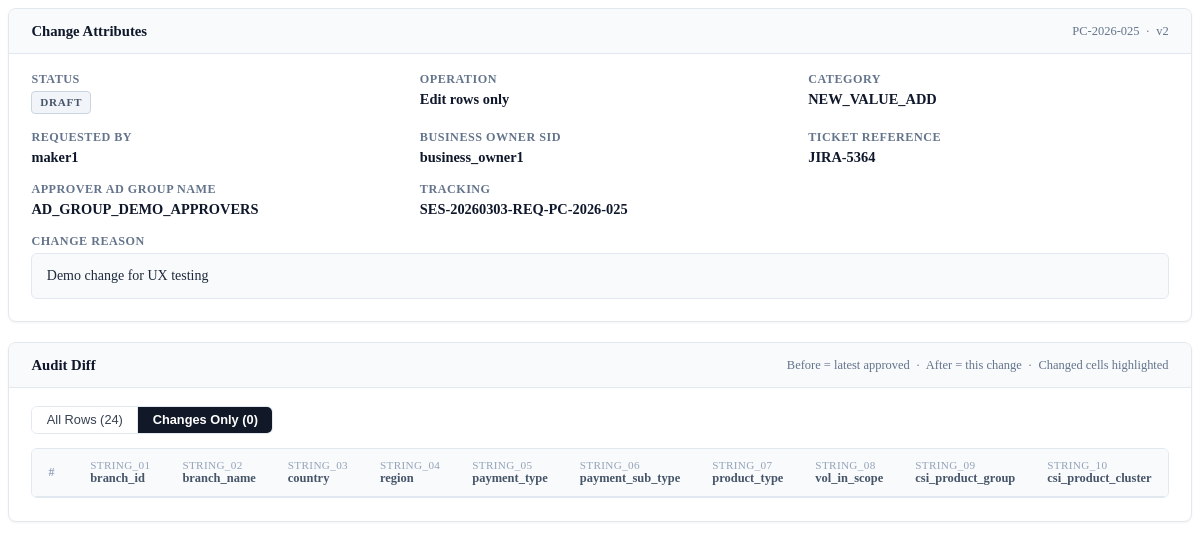
Page /changes/25/modal/ (signed in) on the earlier database version.
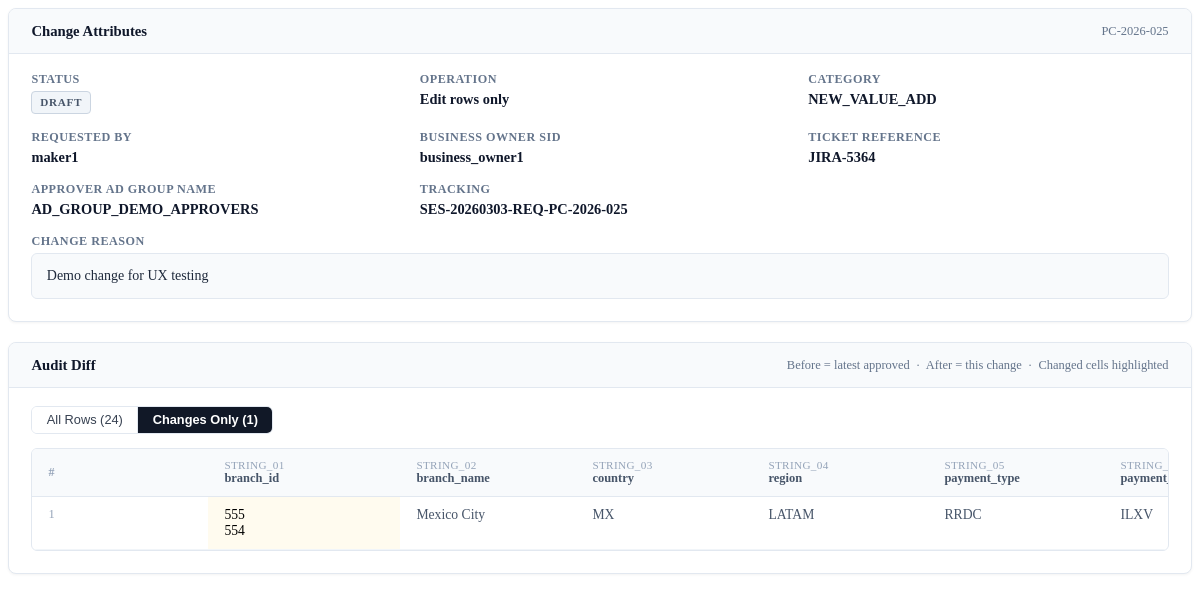
Same page on the later database version.
### mdu/models.py (models this page shows, shortened)
class ChangeRequest(models.Model):
    class Status(models.TextChoices):
        DRAFT = "DRAFT", "Draft"
        SUBMITTED = "SUBMITTED", "Submitted"
        APPROVED = "APPROVED", "Approved"
        REJECTED = "REJECTED", "Rejected"
    class ChangeCategory(models.TextChoices):
        NONE = "", "— Select —"
        DATA_CORRECTION = "DATA_CORRECTION", "Data Correction"
        NEW_VALUE_ADD = "NEW_VALUE_ADD", "New Value Add"
        POLICY_COMPLIANCE = "POLICY_COMPLIANCE", "Policy / Compliance"
        OPERATIONAL_UPDATE = "OPERATIONAL_UPDATE", "Operational Update"
        ENHANCEMENT = "ENHANCEMENT", "Enhancement"
        OTHER = "OTHER", "Other"
    class CollaborationMode(models.TextChoices):
        SINGLE_OWNER = "SINGLE_OWNER", "Single-owner"
        COLLABORATIVE = "COLLABORATIVE", "Collaborative"
    class DDAReviewStatus(models.TextChoices):
        NOT_REQUIRED = "NOT_REQUIRED", "Not required"
        REQUIRED = "REQUIRED", "Required"
        PENDING = "PENDING", "Pending"
        APPROVED = "APPROVED", "Approved"
        REJECTED = "REJECTED", "Rejected"
    header = models.ForeignKey(MDUHeader, on_delete=models.CASCADE, related_name="changes")
    display_id = models.CharField(max_length=30, unique=True)
    draft_uuid = models.UUIDField(default=uuid.uuid4, unique=True, editable=False)
    lock_version = models.PositiveIntegerField(default=1)
    collaboration_mode = models.CharField(
        max_length=20,
        choices=CollaborationMode.choices,
        default=CollaborationMode.SINGLE_OWNER,
    )
    tracking_id = models.CharField(max_length=80, blank=True, default="")
    version = models.IntegerField(null=True, blank=True)
    status = models.CharField(max_length=20, choices=Status.choices, default=Status.DRAFT)
    operation_hint = models.CharField(max_length=40, blank=True, default="")
    override_retired_flag = models.CharField(max_length=1, default="N")
    dda_review_status = models.CharField(
        max_length=20,
        choices=DDAReviewStatus.choices,
        default=DDAReviewStatus.NOT_REQUIRED,
    )
    requested_by_sid = models.CharField(max_length=40, blank=True, default="")
    business_owner_sid = models.CharField(max_length=40, blank=True, default="")
    approver_ad_group = models.CharField(max_length=120, blank=True, default="")
    change_reason = models.CharField(max_length=400, blank=True, default="")
    change_ticket_ref = models.CharField(max_length=120, blank=True, default="")
    change_category = models.CharField(
        max_length=60,
        choices=ChangeCategory.choices,
        blank=True,
        default=ChangeCategory.NONE,
    )
    risk_impact = models.CharField(max_length=60, blank=True, default="")
    request_source_channel = models.CharField(max_length=60, blank=True, default="")
    request_source_system = models.CharField(max_length=60, blank=True, default="")
    payload_json = models.TextField(blank=True, default="")
    submitted_at = models.DateTimeField(null=True, blank=True)
    decided_at = models.DateTimeField(null=True, blank=True)
    decision_note = models.TextField(blank=True, default="")
    decided_by_sid = models.CharField(max_length=40, blank=True, default="")
    override_scope_flag = models.BooleanField(default=False)
    override_scope_reason = models.CharField(max_length=400, blank=True, default="")
    created_by = models.ForeignKey(
        User, on_delete=models.SET_NULL, null=True, blank=True, related_name="created_changes"
    )
    contributors = models.ManyToManyField(
        User,
        blank=True,
        related_name="collab_changes",
    )
    created_at = models.DateTimeField(default=timezone.now)
    updated_at = models.DateTimeField(auto_now=True)
    bulk_add_count = models.PositiveSmallIntegerField(default=0)
    class Meta:
        constraints = [
            models.UniqueConstraint(
                fields=["header", "collaboration_mode"],
                condition=models.Q(status="SUBMITTED", collaboration_mode="SINGLE_OWNER"),
                name="uniq_submitted_cr_per_header_single_owner",
            )
        ]

### mdu/views_changes.py (the view)
# urls.py: path("changes/<int:pk>/modal/", change_modal, name="change_modal"),
@login_required
def change_modal(request, pk):
    change = get_object_or_404(ChangeRequest, pk=pk)
    header = change.header
    after_rows = _rows_from_payload(change.payload_json)
    before_rows = []
    latest = getattr(header, "last_approved_change", None)
    if latest and latest.pk != change.pk:
        before_rows = _rows_from_payload(latest.payload_json)
    biz_cols = _build_biz_cols(before_rows, after_rows)
    before_vals = [r for r in before_rows if isinstance(r, dict) and _is_values_row(r)]
    after_vals = [r for r in after_rows if isinstance(r, dict) and _is_values_row(r)]
    max_len = max(len(before_vals), len(after_vals))
    diff_rows = []
    for i in range(max_len):
        b = before_vals[i] if i < len(before_vals) else {}
        a = after_vals[i] if i < len(after_vals) else {}
        key = _row_key(a or b, i)
        cells = []
        row_changed = False
        for col in biz_cols:
            tech = col["tech"]
            bv = (b.get(tech) or "").strip()
            av = (a.get(tech) or "").strip()
            changed = bv != av
            if changed:
                row_changed = True
            cells.append({"before": bv, "after": av, "changed": changed})
        diff_rows.append({"key": key, "cells": cells, "row_changed": row_changed})
    changed_count = sum(1 for r in diff_rows if r.get("row_changed"))
    return render(
        request,
        "mdu/partials/change_modal.html",
        {
            "change": change,
            "header": header,
            "before_rows": before_rows,
            "proposed_rows": after_rows,
            "biz_cols": biz_cols,
            "diff_rows": diff_rows,
            "changed_count": changed_count,
        },
    )

### mdu/views_changes.py (called while the page is built)
def _rows_from_payload(payload_json: str):
    try:
        obj = json.loads(payload_json or "{}")
        rows = obj.get("rows", [])
        return rows if isinstance(rows, list) else []
    except Exception:
        return []

def _header_row(rows):
    return next((r for r in rows if (r.get("row_type") or "").lower() == "header"), {}) or {}

def _is_values_row(r):
    return (r.get("row_type") or "").lower() != "header"

def _build_biz_cols(before_rows, after_rows):
    after_hdr = _header_row(after_rows)
    before_hdr = _header_row(before_rows)
    string_cols = [f"string_{i:02d}" for i in range(1, 66)]
    def used(col):
        if (after_hdr.get(col) or "").strip() or (before_hdr.get(col) or "").strip():
            return True
        for r in after_rows:
            if (r.get(col) or "").strip():
                return True
        for r in before_rows:
            if (r.get(col) or "").strip():
                return True
        return False
    cols = []
    for col in string_cols:
        if not used(col):
            continue
        biz = (after_hdr.get(col) or "").strip() or (before_hdr.get(col) or "").strip() or col
        cols.append({"tech": col, "biz": biz})
    return cols

def _row_key(row, idx):
    u = (row.get("update_rowid") or "").strip()
    if u:
        return f"update:{u}"
    return f"row:{idx+1}"

### mdu/templates/mdu/partials/change_modal.html (shortened to what this page needs)
<div class="cm-section">
  <div class="cm-section-header">
    <span class="cm-section-title">Change Attributes</span>
    {% if change.display_id %}
      <span class="cm-section-meta">
        {{ change.display_id }}{% if change.version %} &nbsp;·&nbsp; v{{ change.version }}{% endif %}
      </span>
    {% endif %}
  </div>
  <div class="cm-section-body">
    <div class="cm-attr-grid">
      <div>
        <div class="cm-attr-label">Status</div>
        <div class="cm-attr-value">
          {% with s=change.status|lower %}
            {% if s == "draft" %}<span class="cm-badge cm-status-draft">Draft</span>
            {% elif s == "submitted" %}<span class="cm-badge cm-status-submitted">Submitted</span>
            {% elif s == "approved" %}<span class="cm-badge cm-status-approved">Approved</span>
            {% elif s == "rejected" %}<span class="cm-badge cm-status-rejected">Rejected</span>
            {% else %}<span class="cm-badge cm-status-draft">{{ change.status|capfirst }}</span>
            {% endif %}
          {% endwith %}
        </div>
      </div>
      <div>
        <div class="cm-attr-label">Operation</div>
        <div class="cm-attr-value">
          {% if change.operation_hint %}{{ change.operation_hint }}{% else %}<span class="cm-attr-empty">—</span>{% endif %}
        </div>
      </div>
      <div>
        <div class="cm-attr-label">Category</div>
        <div class="cm-attr-value">
          {% if change.change_category %}{{ change.change_category }}{% else %}<span class="cm-attr-empty">—</span>{% endif %}
        </div>
      </div>
      <div>
        <div class="cm-attr-label">Requested By</div>
        <div class="cm-attr-value">
          {% if change.requested_by_sid %}{{ change.requested_by_sid }}{% else %}<span class="cm-attr-empty">—</span>{% endif %}
        </div>
      </div>
      <div>
        <div class="cm-attr-label">Business Owner SID</div>
        <div class="cm-attr-value">
          {% if change.business_owner_sid %}{{ change.business_owner_sid }}{% else %}<span class="cm-attr-empty">—</span>{% endif %}
        </div>
      </div>
      <div>
        <div class="cm-attr-label">Ticket Reference</div>
        <div class="cm-attr-value">
          {% if change.change_ticket_ref %}{{ change.change_ticket_ref }}{% else %}<span class="cm-attr-empty">—</span>{% endif %}
        </div>
      </div>
      <div>
        <div class="cm-attr-label">Approver AD Group Name</div>
        <div class="cm-attr-value">
          {% if change.approver_ad_group %}{{ change.approver_ad_group }}{% else %}<span class="cm-attr-empty">—</span>{% endif %}
        </div>
      </div>
      <div>
        <div class="cm-attr-label">Tracking</div>
        <div class="cm-attr-value">
          {% if change.tracking_id %}{{ change.tracking_id }}{% else %}<span class="cm-attr-empty">—</span>{% endif %}
        </div>
      </div>
      <div></div>
      <div class="cm-attr-full">
        <div class="cm-attr-label">Change reason</div>
        <div class="cm-reason-box">
          {% if change.change_reason %}{{ change.change_reason }}
          {% else %}<span style="color:#94a3b8; font-style:italic;">No reason provided.</span>{% endif %}
        </div>
      </div>
    </div>
  </div>
</div>
<div class="cm-section">
  <div class="cm-section-header">
    <span class="cm-section-title">Audit Diff</span>
    <span class="cm-section-meta">
      Before = latest approved &nbsp;·&nbsp; After = this change &nbsp;·&nbsp; Changed cells highlighted
    </span>
  </div>
  <div class="cm-section-body">
    {% if not diff_rows %}
      <div style="font-size:.875rem; color:#64748b;">No comparable rows to diff.</div>
    {% else %}
      <div class="cm-view-bar">
        <div class="cm-toggle">
          <button type="button" id="cmod-btn-all"
                  onclick="cmodSetView('all')">
            All Rows ({{ diff_rows|length }})
          </button>
          <button type="button" id="cmod-btn-changes"
                  onclick="cmodSetView('changes')"
                  class="cm-active">
            Changes Only ({{ changed_count }})
          </button>
        </div>
      </div>
      <div class="cm-table-wrap">
        <table class="cm-diff-table">
          <thead>
            <tr>
              <th style="width:44px; color:#94a3b8; font-size:.75rem;">#</th>
              {% for col in biz_cols %}
                <th>
                  <span class="cm-th-tech">{{ col.tech }}</span>
                  <span class="cm-th-biz">{{ col.biz }}</span>
                </th>
              {% endfor %}
            </tr>
          </thead>
          <tbody>
            {% for r in diff_rows %}
              <tr class="{% if not r.row_changed %}cm-row-unchanged{% endif %}">
                <td style="color:#94a3b8; font-size:.78rem;">{{ forloop.counter }}</td>
                {% for c in r.cells %}
                  <td class="{% if c.changed %}cm-cell-changed{% endif %}">
                    {% if c.changed %}
                      <div class="mdu-before">{{ c.before|default:"&mdash;" }}</div>
                      <div class="mdu-after">{{ c.after|default:"&mdash;" }}</div>
                    {% else %}
                      <span style="color:#475569;">{{ c.after|default:"" }}</span>
                    {% endif %}
                  </td>
                {% endfor %}
              </tr>
            {% endfor %}
          </tbody>
        </table>
      </div>
    {% endif %}
  </div>
</div>

### mdu/templates/mdu/partials/change_modal.html (style rules this page uses)
.cm-section { border: 1px solid #e2e8f0; border-radius: 8px; margin-bottom: 1.25rem; background: #fff; box-shadow: 0 1px 3px rgba(0,0,0,.05); overflow: hidden; }
.cm-section-header { display: flex; align-items: center; justify-content: space-between; gap: 1rem; flex-wrap: wrap; padding: .85rem 1.4rem; background: #f8fafc; border-bottom: 1px solid #e2e8f0; }
.cm-section-title { font-weight: 700; font-size: .92rem; color: #0f172a; white-space: nowrap; }
.cm-section-meta { font-size: .78rem; color: #64748b; }
.cm-section-body { padding: 1.1rem 1.4rem 1.4rem; }
.cm-attr-grid { display: grid; grid-template-columns: repeat(3, 1fr); gap: 1rem 1.75rem; }
.cm-attr-full { grid-column: 1 / -1; }
.cm-attr-label { font-size: .76rem; font-weight: 600; color: #64748b; text-transform: uppercase; letter-spacing: .04em; margin-bottom: 4px; }
.cm-attr-value { font-size: .9rem; font-weight: 600; color: #0f172a; word-break: break-word; }
.cm-reason-box { background: #f8fafc; border: 1px solid #e2e8f0; border-radius: 6px; padding: .65rem .9rem; font-size: .875rem; font-weight: 400; color: #1e293b; line-height: 1.6; margin-top: 2px; }
.cm-badge { display: inline-block; font-size: .7rem; font-weight: 700; letter-spacing: .06em; text-transform: uppercase; padding: .22em .7em; border-radius: 4px; vertical-align: middle; line-height: 1.5; }
.cm-status-draft { background: #f1f5f9; color: #475569; border: 1px solid #cbd5e1; }
.cm-view-bar { display: flex; align-items: center; justify-content: space-between; gap: .75rem; flex-wrap: wrap; margin-bottom: .85rem; }
.cm-toggle { display: inline-flex; border: 1px solid #e2e8f0; border-radius: 6px; overflow: hidden; background: #fff; }
.cm-toggle button { display: inline-block; padding: .35rem .9rem; font-size: .8rem; font-weight: 500; color: #374151; background: #fff; border: none; border-right: 1px solid #e2e8f0; cursor: pointer; transition: background .12s, color .12s; white-space: nowrap; }
.cm-toggle button:last-child { border-right: none; }
.cm-toggle button.cm-active { background: #111827; color: #fff; font-weight: 600; }
.cm-table-wrap { max-height: 55vh; overflow: auto; border: 1px solid #e2e8f0; border-radius: 6px; }
.cm-diff-table { border-collapse: collapse; font-size: .855rem; table-layout: auto; }
.cm-diff-table thead tr { background: #f8fafc; border-bottom: 1px solid #e2e8f0; position: sticky; top: 0; z-index: 2; }
.cm-diff-table th { padding: .65rem 1rem; text-align: left; white-space: nowrap; }
.cm-th-tech { display: block; font-size: .7rem; font-weight: 500; color: #94a3b8; text-transform: uppercase; letter-spacing: .03em; }
.cm-th-biz { display: block; font-size: .78rem; font-weight: 600; color: #475569; }
.cm-diff-table td { padding: .6rem 1rem; border-bottom: 1px solid #f1f5f9; vertical-align: top; min-width: 9rem; white-space: nowrap; }
.cm-diff-table td.cm-cell-changed { white-space: normal; min-width: 10rem; }
.cm-cell-changed { background: rgba(251,191,36,.07); }

Differences in the rows shown:
changed ChangeRequest "Edit rows only": version "2" → (not shown)
Other differences:
{{ changed_count }}: "0" → "1"
new list line: "1 555 554 Mexico City MX LATAM RRDC ILXV"
text no longer shown: "· v"
list line gone: "STRING_07 product_type"
list line gone: "STRING_08 vol_in_scope"
list line gone: "STRING_09 csi_product_group"
list line gone: "STRING_10 csi_product_cluster"
